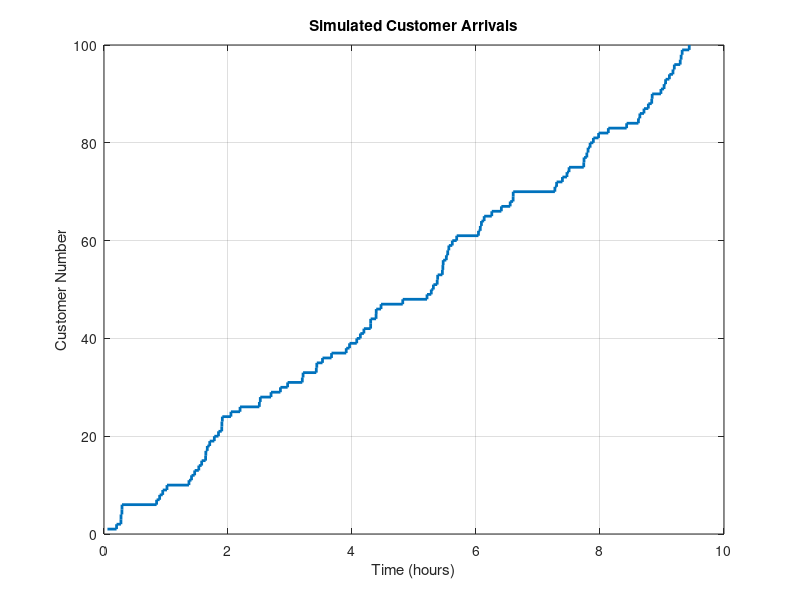

This chart was generated by the following MATLAB code:
lambda = 10; % Average rate (customers per hour)
n = 100; % Simulate n arrivals
inter_arrival_times = -log(rand(1, n)) / lambda; % Generate inter-arrival times
arrival_times = cumsum(inter_arrival_times); % Cumulative arrival times

% Plot the arrival times
stairs(arrival_times, 1:n, 'LineWidth', 2);
xlabel('Time (hours)');
ylabel('Customer Number');
title('Simulated Customer Arrivals');
grid on;
